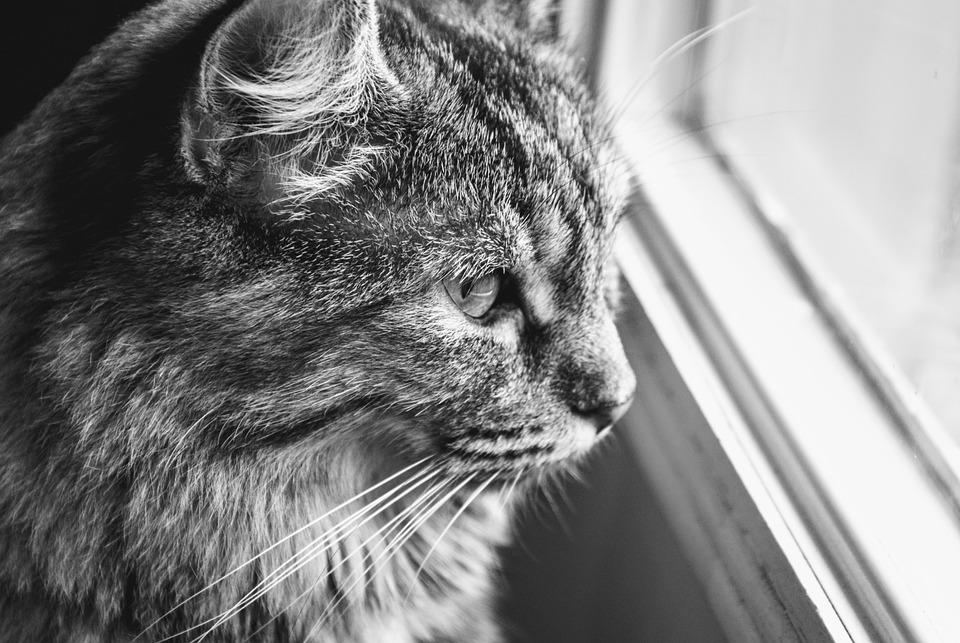
#> input picture img/cat.jpg, 960 x 643 px, found by its file name
$ jupyter execute opencv_basics_solution.ipynb
#> lines starting #> are read from the running program, lines starting #| are printed output that depends on the picture; after the words box and inside, x2 and y2 are one past the last pixel; in counts of white or black regions, pixels touching at a corner belong together
<a target="_blank" href="https://colab.research.google.com/github/intensivedatacomp/WignerCamp2026/GeneralBasicProgramming/opencv_basic_solution.ipynb">

</a>

[cell 1]
try:
    from google.colab import drive
    IN_COLAB = True
    drive.mount('/content/drive/')
    %cd /content/drive/My Drive/HS-25-26
except:
    IN_COLAB = False
    # Updating imports
    %load_ext autoreload
    %autoreload 2
print(f'Running on {"Google colab" if IN_COLAB else "Local computer"}')

# OpenCV
OpenCV is an opensurce computer vision libary in `python` and `C++`.

## Image read and write

[cell 2]
import cv2
import matplotlib.pyplot as plt

if IN_COLAB:
    img = cv2.imread("/content/drive/My Drive/WignerCamp/img/cat.jpg")
#> img is the input picture: shape (643, 960, 3); min 0, max 255, mean 133.1
else:
    img = cv2.imread("../img/cat.jpg")

img_rgb = cv2.cvtColor(img, cv2.COLOR_BGR2RGB) # Convert BGR to RGB

plt.imshow(img_rgb) # Display the image
plt.axis("off") # Turn off axis labels and ticks
plt.show() # Show the plot

## Resize the image

### Resize to `280x600´

[cell 3]
small = cv2.resize(img, (280, 600))
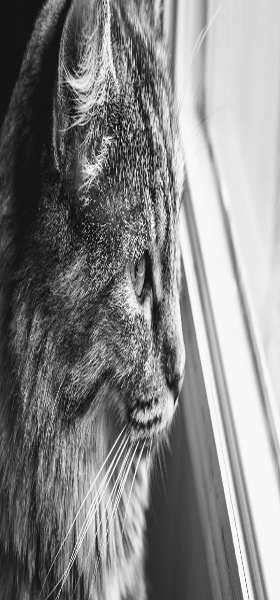
#> small: shape (600, 280, 3); min 4, max 254, mean 133

plt.imshow(cv2.cvtColor(small, cv2.COLOR_BGR2RGB))
plt.axis("off")
plt.show()

### Original vs Resized

[cell 4]
small = cv2.resize(img, (280, 500))
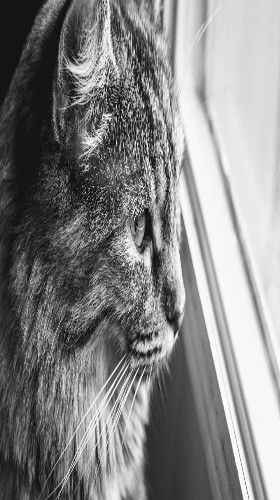
#> small: shape (500, 280, 3); min 3, max 254, mean 133

fig, ax = plt.subplots(1, 2, figsize=(10, 5))

ax[0].imshow(cv2.cvtColor(img, cv2.COLOR_BGR2RGB))
ax[0].set_title("Original")
ax[0].axis("off")

ax[1].imshow(cv2.cvtColor(small, cv2.COLOR_BGR2RGB))
ax[1].set_title("Resized")
ax[1].axis("off")

plt.show()
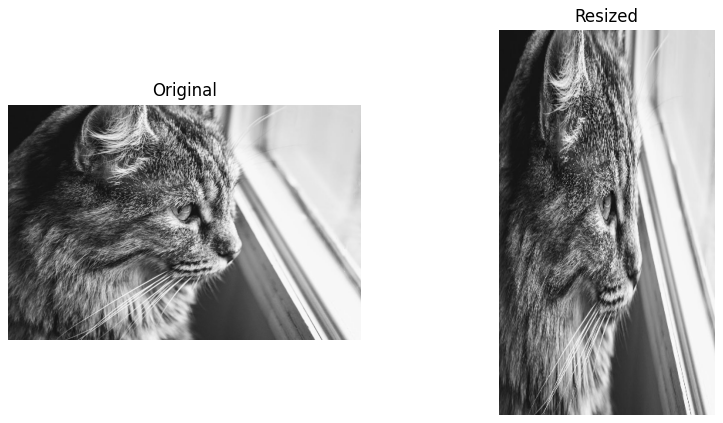
#> figure drawn by matplotlib, 2 panels

## Crop

[cell 5]
crop = img[100:300, 30:500]
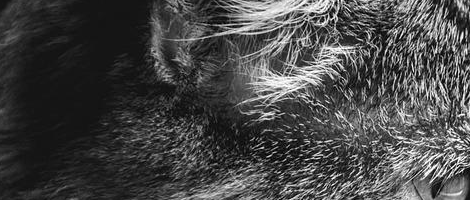
#> crop: shape (200, 470, 3); min 0, max 255, mean 70.8

plt.imshow(cv2.cvtColor(crop, cv2.COLOR_BGR2RGB))
plt.axis("off")
plt.show()

## Convert to gray scale image

[cell 6]
gray = cv2.cvtColor(img, cv2.COLOR_BGR2GRAY)

plt.imshow(gray, cmap="gray")
plt.axis("off")
plt.show()

## Canny Edge Detector
__Canny__ is a classical edge detector algorithm

[cell 7]
gray = cv2.cvtColor(img, cv2.COLOR_BGR2GRAY)
edges = cv2.Canny(gray, 500, 600)
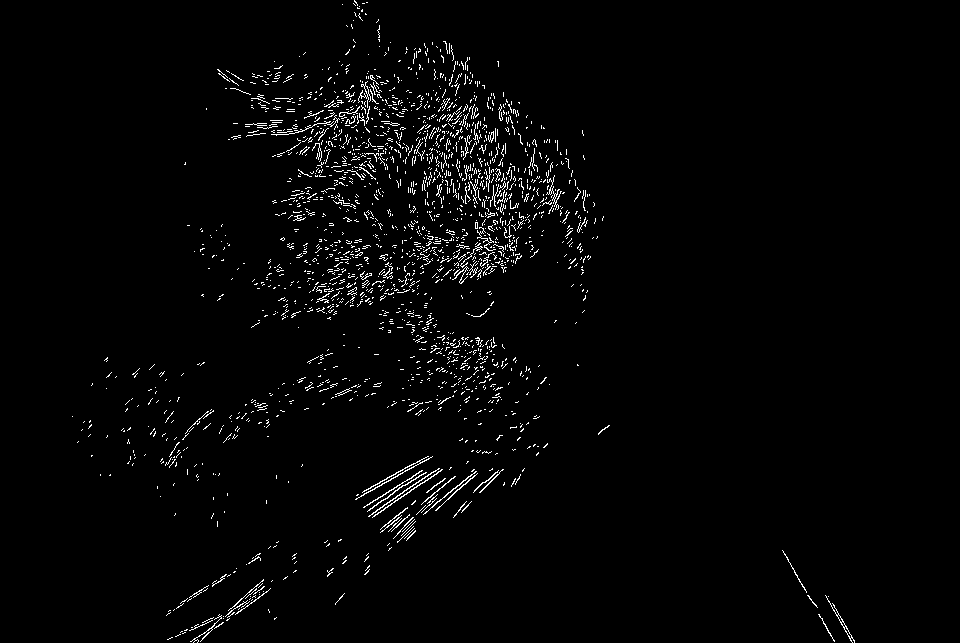
#> edges: shape (643, 960); 2.1% white in thin lines or dots, all inside (x1, y1, x2, y2) = (72, 0, 855, 643)

plt.imshow(edges, cmap="gray")
plt.axis("off")
plt.show()

$ run again, with img/chair.jpg copied over img/cat.jpg
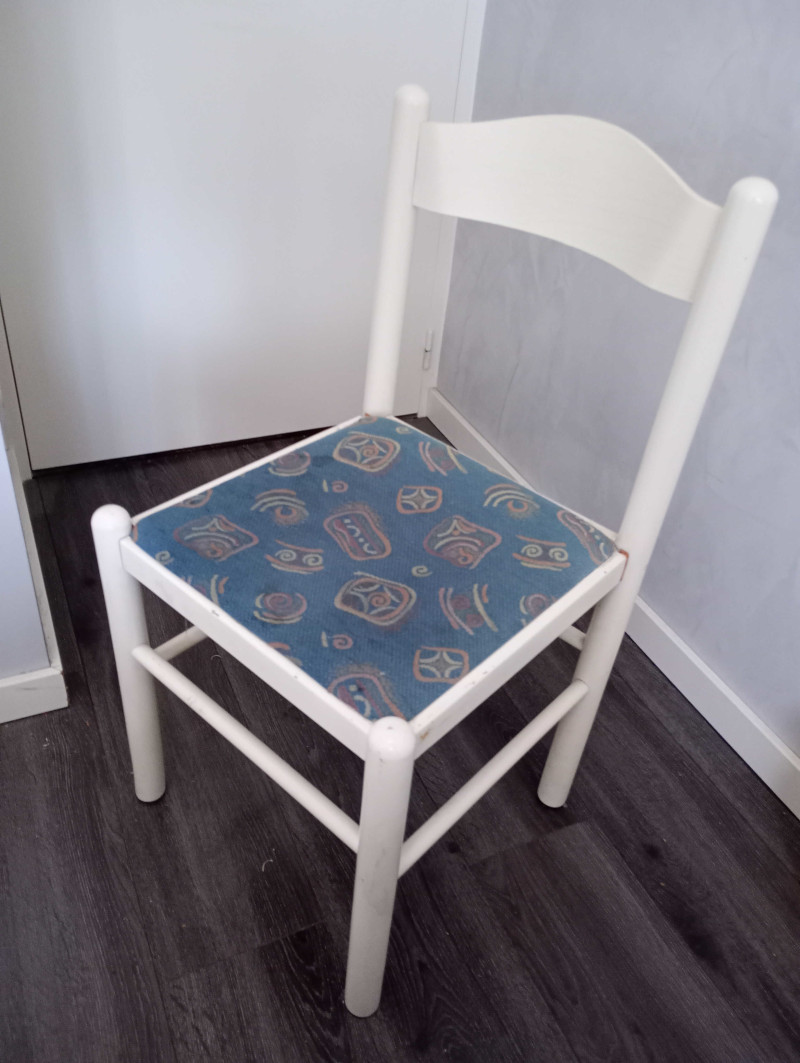
#> input picture img/chair.jpg, 800 x 1063 px, found by its file name
#> img is the input picture: shape (1063, 800, 3); mean B, G, R 136.3, 129.3, 132.2
#> `crop = img[100:300, 30:500]`:
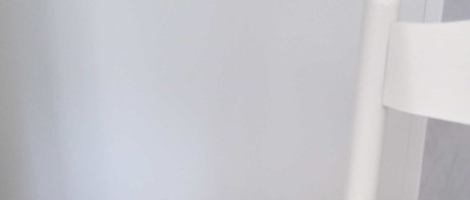
#> crop: shape (200, 470, 3); mean B, G, R 203.1, 197.6, 197.7
#> `edges = cv2.Canny(gray, 500, 600)`:
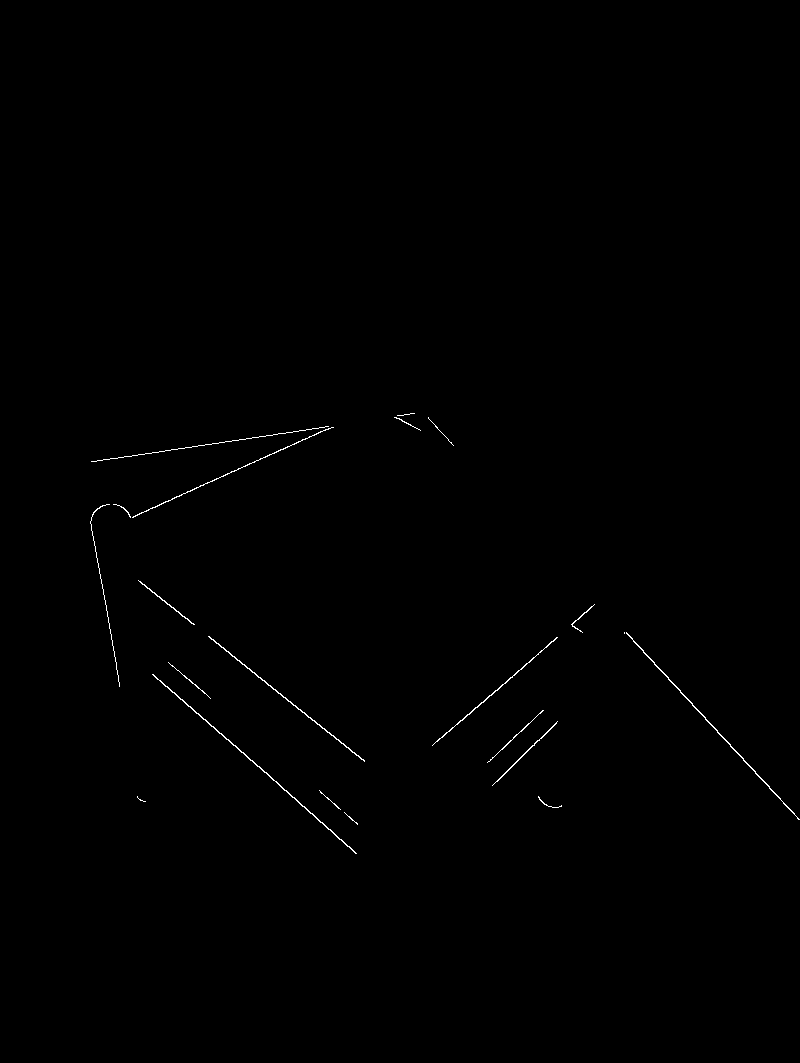
#> edges: shape (1063, 800); 0.3% white in thin lines or dots, all inside (x1, y1, x2, y2) = (90, 413, 800, 854)
